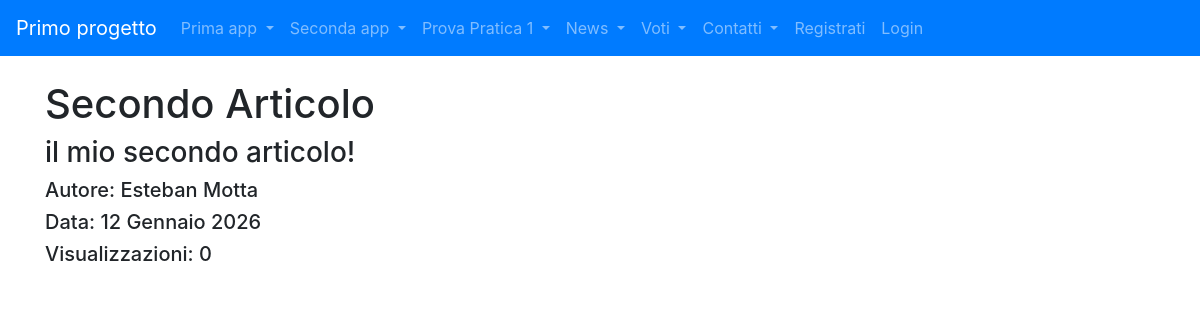
/news/articoli/1, run on the app's committed database.
### news/models.py (models this page shows, shortened)
class Articolo(models.Model):
    titolo = models.CharField(max_length=100)
    contenuto = models.TextField()
    giornalista = models.ForeignKey(Giornalista, on_delete=models.CASCADE, related_name="articoli")
    data = models.DateField(blank=True)
    visualizzazioni = models.IntegerField(default=0, blank=True)
    class Meta:
        verbose_name = "Articolo"
        verbose_name_plural = "Articoli"

class Giornalista(models.Model):
    nome = models.CharField(max_length=20)
    cognome = models.CharField(max_length=20)
    anno_di_nascita = models.DateField(blank=True)
    def __str__(self):
        return self.nome + " " + self.cognome
    class Meta:
        verbose_name = "Giornalista"
        verbose_name_plural = "Giornalisti"

### news/views.py (the view)
# urls.py: path("articoli/<int:pk>", articoloDetailView, name="articolo_detail"),
def articoloDetailView(request, pk):
    articolo = Articolo.objects.get(pk=pk)
    context = {"articolo": articolo}
    return render(request, "news/articolo_detail.html", context)

### news/templates/news/articolo_detail.html (shortened to what this page needs)
{% extends 'base.html' %}
{% block content %}
    <h1>{{ articolo.titolo }}</h1>
    <h3>{{ articolo.contenuto }}</h3>
    <h5>Autore: {{ articolo.giornalista }}</h5>
    <h5>Data: {{ articolo.data }}</h5>
    <h5>Visualizzazioni: {{ articolo.visualizzazioni }}</h5>
{% endblock content %}

### data on the page
Articolo: titolo "Secondo Articolo", contenuto "il mio secondo articolo!", giornalista "Esteban Motta", data "12 Gennaio 2026", visualizzazioni "0"
